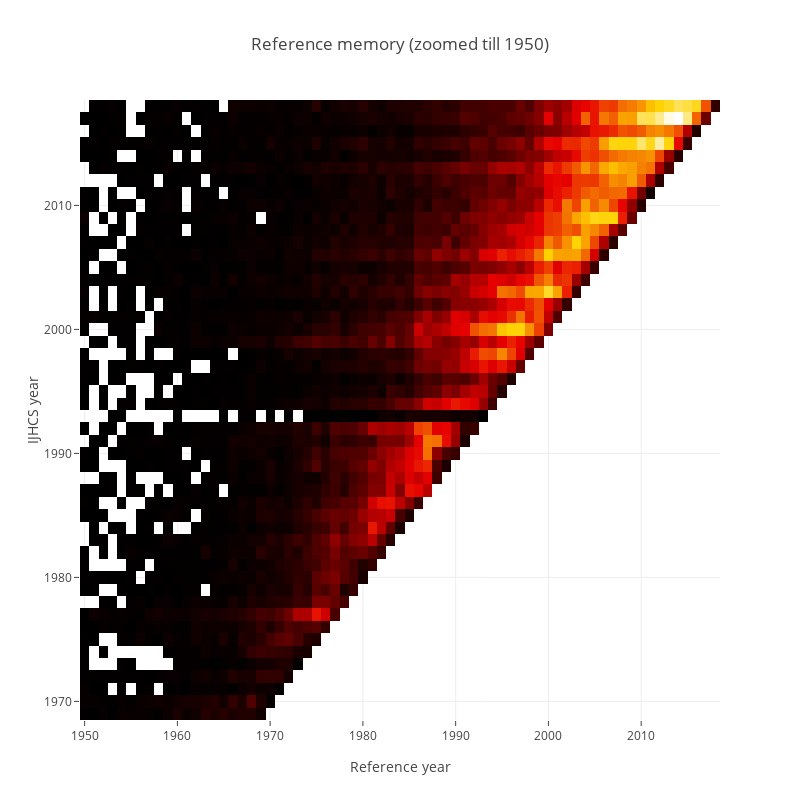

The code cell stored with this chart in its notebook:
### Code cell
LOOKBACK = 1950

heatmap_df = reference_memory[reference_memory.year_ref >= LOOKBACK] \
            .pivot(index='year_ijhcs', columns='year_ref', values='paperid')

trace0 = go.Heatmap(z=heatmap_df.values.tolist(),
                   x=heatmap_df.columns,
                   y=heatmap_df.index,
                   colorscale='Hot',
                   showscale=False)

layout = dict(title='Reference memory (zoomed till %s)' % LOOKBACK,
              width=800, height=800,
              xaxis=dict(title='Reference year'),
              yaxis=dict(title='IJHCS year'))

fig = go.Figure(data=[trace0], layout=layout)
plotly.offline.iplot(fig)
pio.write_image(fig, 'reports/images/ijhcs_reference_memory_%s.png' % LOOKBACK)

### Figure 1 — Plotly figure (JSON) as saved in the notebook; plotly's stock layout.template omitted (floating-point values rounded to 4 significant figures; data arrays with more than 128 entries replaced by an {"elided": "..."} marker saying what was removed)
{"data": [{"colorscale": "Hot", "showscale": false, "type": "heatmap", "uid": "a557623f-ec79-412d-a44e-d224cce76fdb", "x": [1950, 1951, 1952, 1953, 1954, 1955, 1956, 1957, 1958, 1959, 1960, 1961, 1962, 1963, 1964, 1965, 1966, 1967, 1968, 1969, 1970, 1971, 1972, 1973, 1974, 1975, 1976, 1977, 1978, 1979, 1980, 1981, 1982, 1983, 1984, 1985, 1986, 1987, 1988, 1989, 1990, 1991, 1992, 1993, 1994, 1995, 1996, 1997, 1998, 1999, 2000, 2001, 2002, 2003, 2004, 2005, 2006, 2007, 2008, 2009, 2010, 2011, 2012, 2013, 2014, 2015, 2016, 2017, 2018], "y": [1969, 1970, 1971, 1972, 1973, 1974, 1975, 1976, 1977, 1978, 1979, 1980, 1981, 1982, 1983, 1984, 1985, 1986, 1987, 1988, 1989, 1990, 1991, 1992, 1993, 1994, 1995, 1996, 1997, 1998, 1999, 2000, 2001, 2002, 2003, 2004, 2005, 2006, 2007, 2008, 2009, 2010, 2011, 2012, 2013, 2014, 2015, 2016, 2017, 2018], "z": {"elided": "50x69 int values"}}], "layout": {"height": 800, "title": {"text": "Reference memory (zoomed till 1950)"}, "width": 800, "xaxis": {"title": {"text": "Reference year"}}, "yaxis": {"title": {"text": "IJHCS year"}}}}
